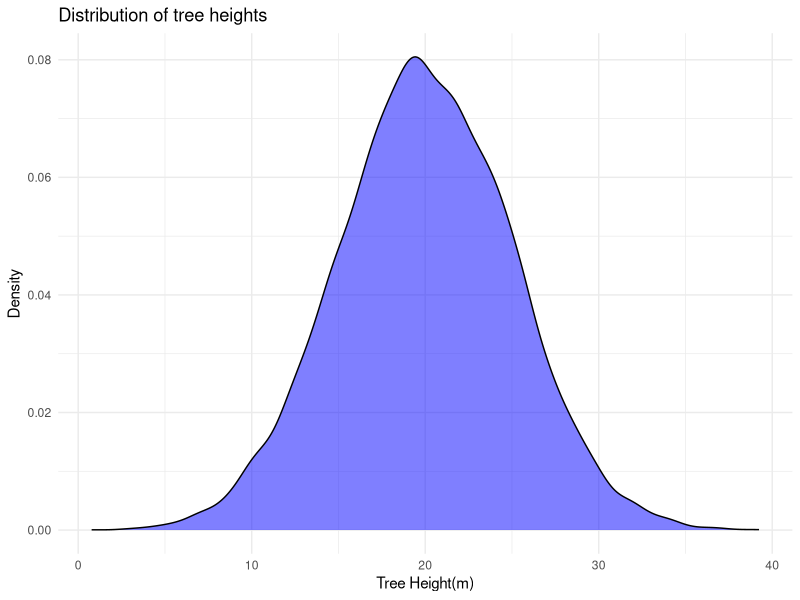
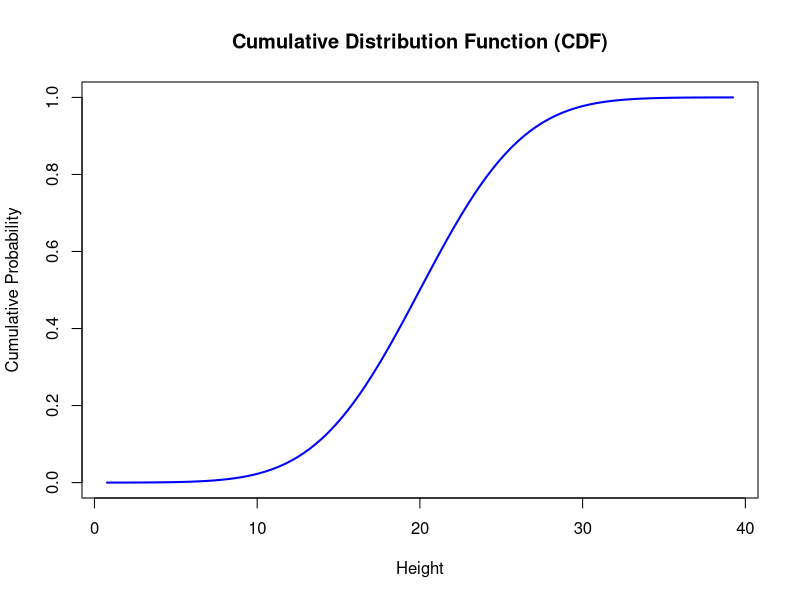
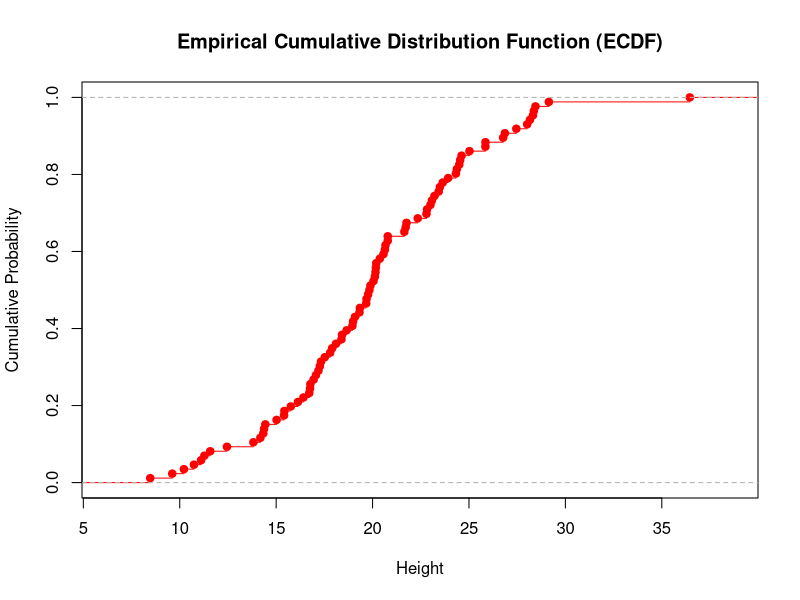
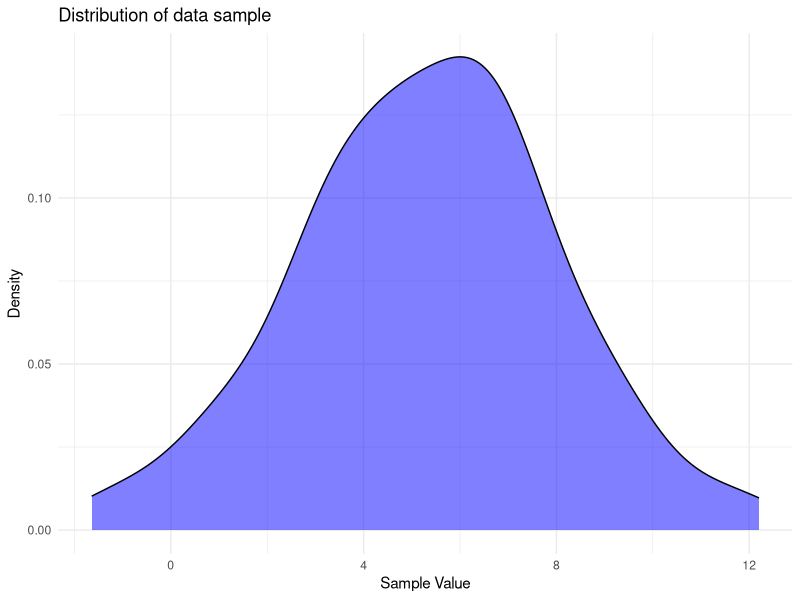
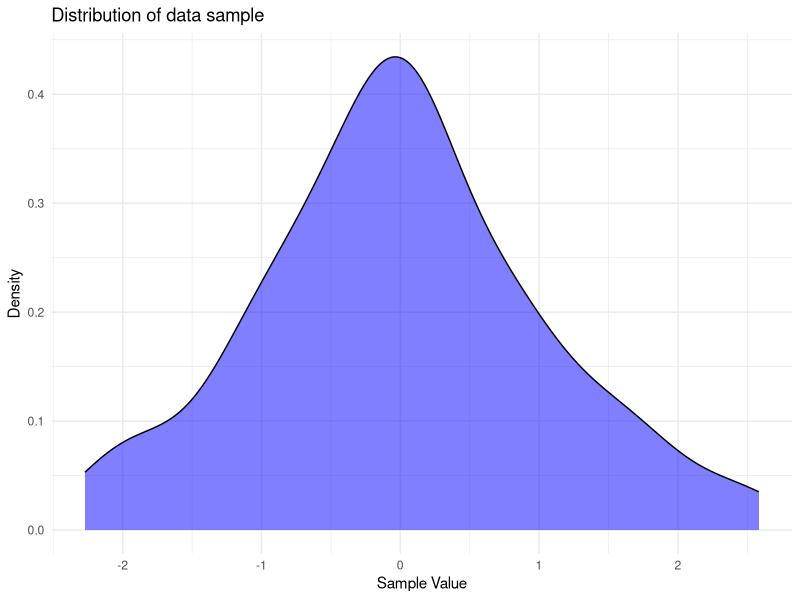
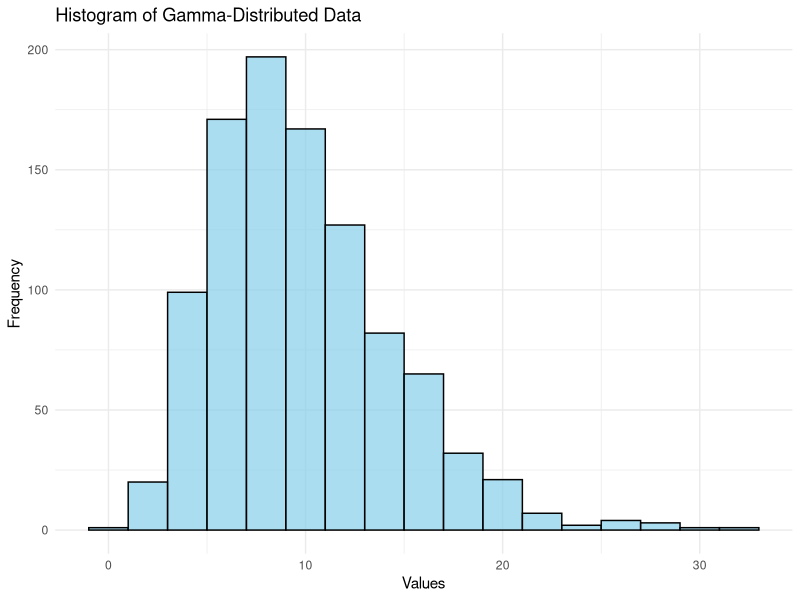
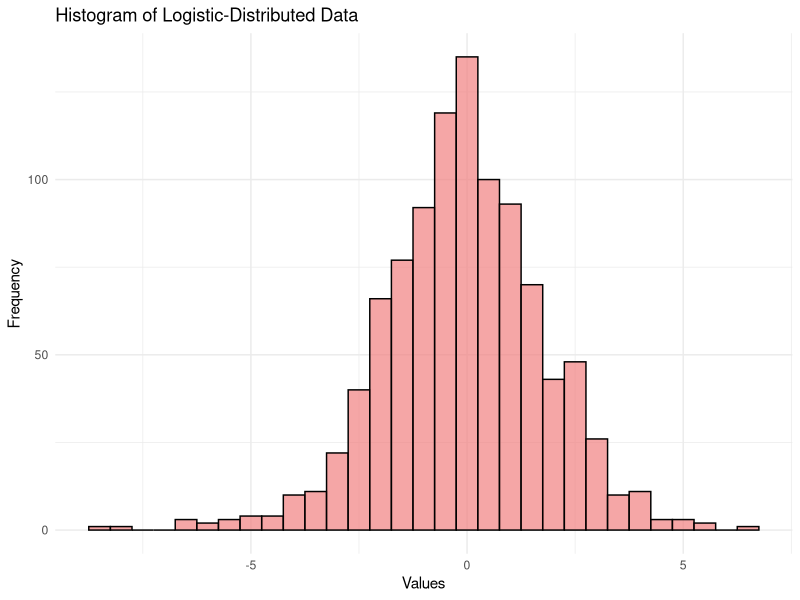
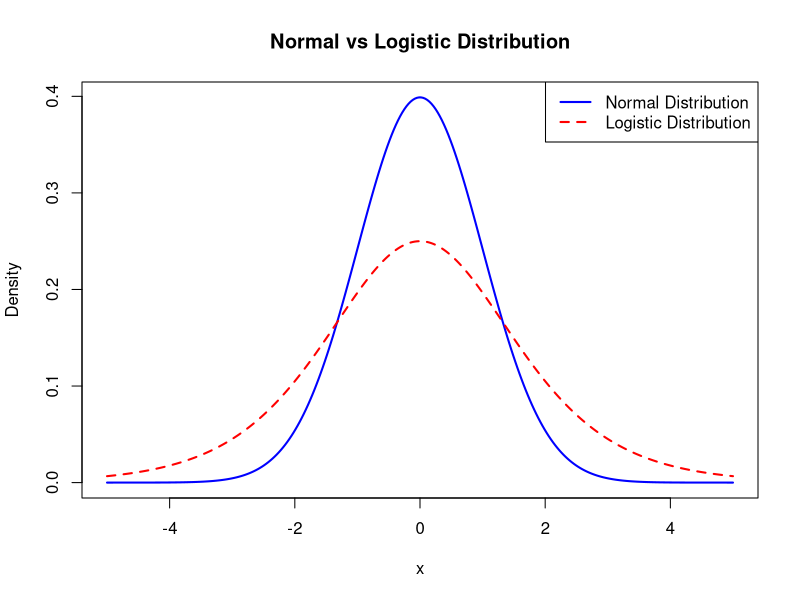

Source code (R) for these figures, in order:
## ---- chunk 1
# Seed for reproducibility
set.seed(123)

# A population of 12500 oak trees 
population_heights <- rnorm(12500, mean = 20, sd=5)
head(population_heights)
## ---- chunk 2
# Randomly select 86 trees 
sample_heights <- sample(population_heights, size=86, replace = FALSE)
tail(sample_heights)
## ---- chunk 3
# Mean and standard deviation of the entire population
population_stats <- c(
  Mean = mean(population_heights),
  SD = sd(population_heights)
)

population_stats
## ---- chunk 4
# Mean and standard deviation of the sample
sample_stats <- c(
  Mean = mean(sample_heights),
  SD = sd(sample_heights)
)

sample_stats
## ---- chunk 5
# Set seed for reproducibility 
set.seed(76)

# Simulate the data collection
farm_population_pH <- rnorm(n = 5342, mean=3.61, sd=0.8)
head(farm_population_pH)
## ---- chunk 6
# Set seed for reproducibility 
set.seed(76)

# Simulate the data collection
farm_population_pH <- rnorm(n = 5342, mean=3.61, sd=0.8)
head(farm_population_pH)
## ---- chunk 7
population_stats <- c(
  Mean = mean(farm_population_pH),
  standard_deviation = sd(farm_population_pH)
)

population_stats # show the results
## ---- chunk 8
farm_sample_pH <- sample(farm_population_pH, 
                         size = 65, 
                         replace = FALSE)
head(farm_sample_pH)
## ---- chunk 9
sample_stats <- c(
  Mean = mean(farm_sample_pH),
  standard_deviation = (sd(farm_sample_pH))
)

sample_stats # show the results
## ---- chunk 10
library(ggplot2)

# Create a data frame from the data 
oak_df <- data.frame(Height = population_heights)

# Plot the density plot 
ggplot(oak_df, 
       aes(x = Height)) + 
  geom_density(fill = "blue", alpha=0.5) + 
  labs(
    title = "Distribution of tree heights",
    x = "Tree Height(m)",
    y = "Density"
  ) + 
  theme_minimal()
## ---- chunk 11
sample_heights <- sample(population_heights, size=86, replace = FALSE)
## ---- chunk 12
tail(sample_heights)
## ---- chunk 13
x <- seq(min(population_heights), max(population_heights), length = 100)
cdf_values <- pnorm(x, mean = mean(population_heights), sd = sd(population_heights))

plot(x, cdf_values, type="l", col="blue", lwd=2, 
     xlab="Height", ylab="Cumulative Probability", 
     main="Cumulative Distribution Function (CDF)")
## ---- chunk 14
# calculate CDF 
CDF <- ecdf(sample_heights)

# draw the cdf plot
plot(CDF,
     main="Empirical Cumulative Distribution Function (ECDF)", 
     xlab="Height", ylab="Cumulative Probability", col="red")
## ---- chunk 15
set.seed(1)

data <- rnorm(100, mean=5, sd=3)
df <- data.frame(data)
# Plot the data
ggplot(df, 
       aes(x = data)) + 
  geom_density(fill = "blue", alpha=0.5) + 
  labs(
    title = "Distribution of data sample",
    x = "Sample Value",
    y = "Density"
  ) + 
  theme_minimal()
## ---- chunk 16
set.seed(100)

data <- rnorm(100, mean=0, sd=1)
df <- data.frame(data)
# Plot the data
ggplot(df, 
       aes(x = data)) + 
  geom_density(fill = "blue", alpha=0.5) + 
  labs(
    title = "Distribution of data sample",
    x = "Sample Value",
    y = "Density"
  ) + 
  theme_minimal()
## ---- chunk 17
# Load necessary library
library(ggplot2)

# Generate random data from a gamma distribution
set.seed(42)  # Ensures reproducibility
gamma_data <- rgamma(1000, shape = 5, scale = 2)

# Visualize the data distribution
ggplot(data.frame(gamma_data), aes(x = gamma_data)) +
  geom_histogram(binwidth = 2, fill = "skyblue", color = "black", alpha = 0.7) +
  ggtitle("Histogram of Gamma-Distributed Data") +
  xlab("Values") + ylab("Frequency") +
  theme_minimal()
## ---- chunk 18
library(fitdistrplus)

# Fit a gamma distribution to the data
fit <- fitdist(gamma_data, "gamma")

# Print summary of the fit
summary(fit)
## ---- chunk 19
# Load necessary library
library(ggplot2)

# Generate random data from the logistic distribution
set.seed(42)  # Ensures reproducibility
logistic_data <- rlogis(1000, location = 0, scale = 1)

# Visualize the data distribution
ggplot(data.frame(logistic_data), aes(x = logistic_data)) +
  geom_histogram(binwidth = 0.5, fill = "lightcoral", color = "black", alpha = 0.7) +
  ggtitle("Histogram of Logistic-Distributed Data") +
  xlab("Values") + ylab("Frequency") +
  theme_minimal()
## ---- chunk 20
# Define x-axis range
x <- seq(-5, 5, length.out = 300)

# Compute density for normal and logistic distributions
normal_density <- dnorm(x, mean = 0, sd = 1)
logistic_density <- dlogis(x, location = 0, scale = 1)

# Plot the distributions
plot(x, normal_density, type = "l", lwd = 2, col = "blue", 
     ylab = "Density", xlab = "x", main = "Normal vs Logistic Distribution")
lines(x, logistic_density, lwd = 2, col = "red", lty = 2)
legend("topright", legend = c("Normal Distribution", "Logistic Distribution"),
       col = c("blue", "red"), lty = c(1, 2), lwd = 2)
## ---- chunk 21
# Simulating data
set.seed(42)
x <- rnorm(100)
y <- rbinom(100, 1, plogis(0.5 + 1.2 * x))  # Logistic function

# Fit logistic regression
logistic_model <- glm(y ~ x, family = binomial)

# Summary of model
summary(logistic_model)
## ---- chunk 22
# Load necessary library
library(ggplot2)

# Define x values
t_values <- seq(-4, 4, length=100)

# Compute density for different degrees of freedom
df2 <- dt(t_values, df=2)
df12 <- dt(t_values, df=12)
norm <- dnorm(t_values) # Standard normal

data <- data.frame(x=t_values, StdNormal=norm, df2=df2, df12=df12)

# Plot the distributions
ggplot(data, aes(x=x)) +
  geom_line(aes(y=StdNormal, linetype="Std Normal")) +
  geom_line(aes(y=df2, linetype="t, df = 2")) +
  geom_line(aes(y=df12, linetype="t, df = 12")) +
  labs(y="Probability Density", x="t values") +
  scale_linetype_manual("", values=c("solid", "dashed", "dotdash")) +
  theme_minimal()
## ---- chunk 23
# Sample data (species richness in two forest areas)
area_A <- c(23, 25, 27, 30, 28, 26, 29, 31)
area_B <- c(19, 20, 22, 24, 21, 23, 22, 25)

# Perform two-sample t-test
t.test(area_A, area_B, var.equal=TRUE)
## ---- chunk 24
# Define x values
x_vals <- seq(-4, 4, length=200)
y_vals <- dt(x_vals, df=10)

# Critical region (alpha = 0.05, two-tailed)
critical_val <- qt(0.975, df=10)

# Plot
plot(x_vals, y_vals, type="l", ylab="Probability Density", xlab="t values", main="t-Distribution with Critical Regions")
abline(v=c(-critical_val, critical_val), col="red", lwd=2, lty=2)
## ---- chunk 25
# Create contingency table
species_habitat <- matrix(c(30, 20, 15, 35), nrow=2, byrow=TRUE)
colnames(species_habitat) <- c("Present", "Absent")
rownames(species_habitat) <- c("Forest", "Grassland")

# Perform Chi-square test
chisq.test(species_habitat)
## ---- chunk 26
# Observed and expected bird counts
observed <- c(45, 55, 60, 40)
expected <- c(50, 50, 50, 50)

# Perform Chi-square goodness-of-fit test
chisq.test(observed, p = rep(1/4, 4)) # Equal probability across sites
## ---- chunk 27
par(mfrow = c(1,2))  

# Chi-square distribution for different degrees of freedom
curve(dchisq(x, df=2), from=0, to=10, ylab="Probability density", 
      main="Chi-square Distributions in Ecology", lwd=1, lty=1)
curve(dchisq(x, df=5), from=0, to=10, add=TRUE, lty=2)
curve(dchisq(x, df=10), from=0, to=10, add=TRUE, lty=3)
legend("topright", legend=c("df = 2", "df = 5", "df = 10"), 
       lty=1:3, bty="n")

# F-distribution for different df values
curve(df(x, df1=1, df2=10), from=0, to=5, ylab="Probability density", 
      main="F Distributions in Ecology", lwd=1, lty=1)
curve(df(x, df1=6, df2=60), from=0, to=5, add=TRUE, lty=2)
curve(df(x, df1=10, df2=100), from=0, to=5, add=TRUE, lty=3)
legend("topright", legend=c("df1 = 1, df2 = 10", "df1 = 6, df2 = 60", "df1 = 10, df2 = 100"), 
       lty=1:3, bty="n")
## ---- chunk 28
par(mfrow = c(1,1))  

# F-distributions for different degrees of freedom
curve(df(x, df1=1, df2=10), from=0, to=5, ylab="Probability Density", 
      main="F Distribution in Ecology", lwd=1, lty=1)
curve(df(x, df1=6, df2=60), from=0, to=5, add=TRUE, lty=2)
curve(df(x, df1=10, df2=100), from=0, to=5, add=TRUE, lty=3)

legend("topright", legend=c("df1 = 1, df2 = 10", "df1 = 6, df2 = 60", "df1 = 10, df2 = 100"), 
       lty=1:3, bty="n")

## ---- chunk 29
set.seed(123)  # For reproducibility
rbinom(10, size = 20, prob = 0.4) 
## ---- chunk 30
dbinom(9, size = 20, prob = 0.4)
## ---- chunk 31
pbinom(9, size = 20, prob = 0.4)
## ---- chunk 32
par(lend = 2)  # Adjust bar ends
plot(0:15, dbinom(0:15, 20, 0.4), type = "h", lwd = 6,
     xlab = "# of Wells with Contaminant", 
     ylab = "Probability",
     main = "Binomial Distribution (n=20, p=0.4)")

## ---- chunk 33
plot(0:40, dbinom(0:40, 100, 0.4), type = "h", lwd = 6,
     xlab = "# of Wells with Contaminant",
     ylab = "Probability",
     main = "Binomial Distribution (n=100, p=0.4)")
## ---- chunk 34
dpois(10, 5)
## ---- chunk 35
ppois(10, 5)
## ---- chunk 36
par(mfrow = c(1, 3))
par(lend = 2)

plot(0:10, dpois(0:10, 2), type = 'h', lwd = 6, xlab = 'Count or # of Occurrences (k)',
ylab = 'Probability (P(X = k))')
mtext(side = 3, line = 0.5, expression(lambda == 2))

plot(0:15, dpois(0:15, 5), type = 'h', lwd = 4, xlab = 'Count or # of Occurrences (k)',
ylab = 'Probability (P(X = k))')
mtext(side = 3, line = 0.5, expression(lambda == 5))

plot(0:40, dpois(0:40, 20), type = 'h', lwd = 2, xlab = 'Count or # of Occurrences (k)',
ylab = 'Probability (P(X = k))')
mtext(side = 3, line = 0.5, expression(lambda == 20))
